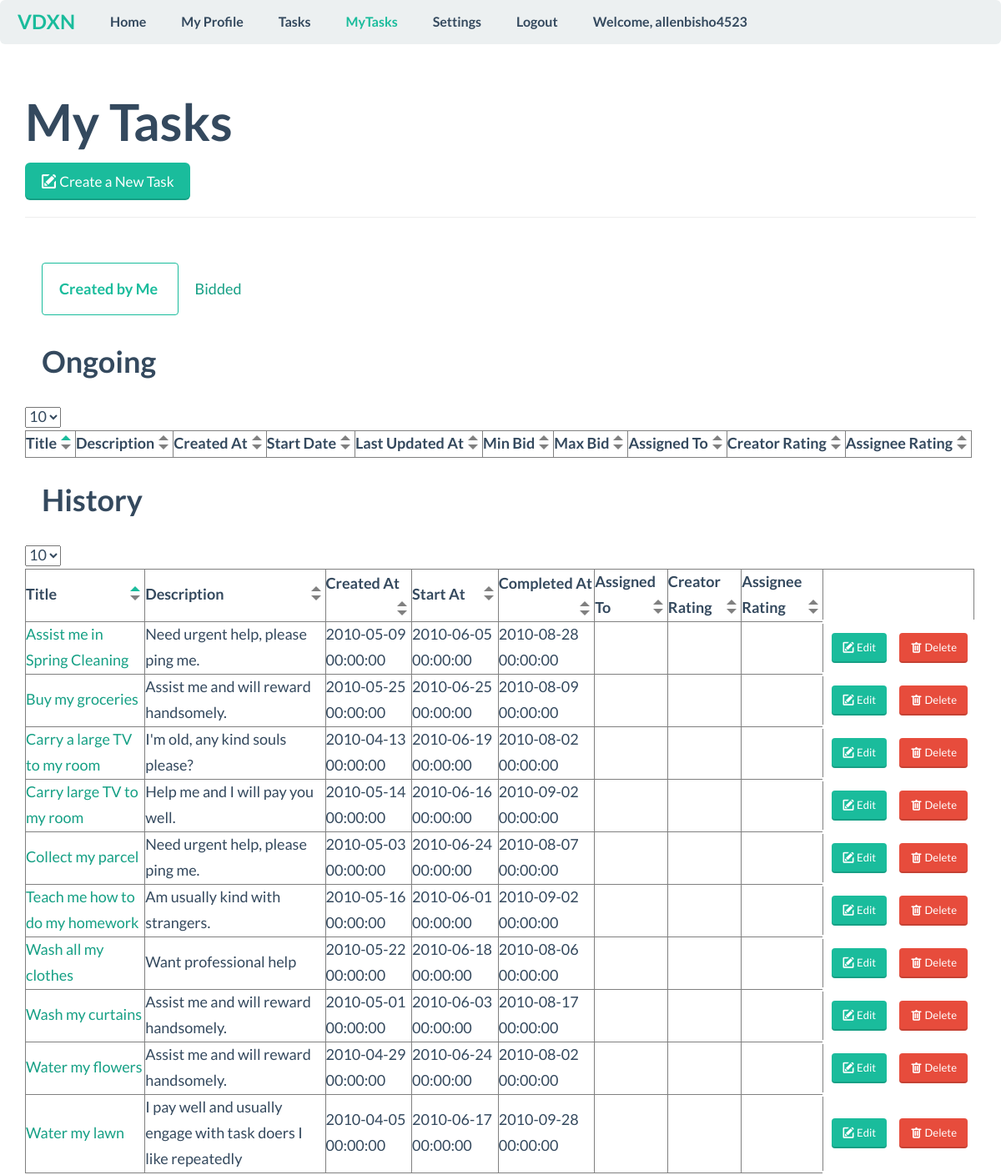
/mytasks (signed in), run on the app's committed database.
### tables this page shows
CREATE TABLE Task (
	title varchar(100),
	description varchar(1000),
	created_at DATETIME NOT NULL,
	updated_at DATETIME,
	start_at DATETIME NOT NULL,
	end_at DATETIME,
	min_bid numeric,
	max_bid numeric,
	creator_username varchar(100),
	assignee_username varchar(100),
	creator_rating numeric,
	assignee_rating numeric,
	completed_at DATETIME,
	remarks varchar(1000),
	CONSTRAINT min_bid CHECK(min_bid < max_bid),
	CONSTRAINT end_at CHECK(start_at < end_at),
	PRIMARY KEY (creator_username, title),
	FOREIGN KEY (creator_username) REFERENCES User(username) ON DELETE CASCADE,
	FOREIGN KEY (assignee_username) REFERENCES User(username) ON DELETE CASCADE
);

### application/Controller/MytasksController.php (called while the page is built, shortened)
<?php
class MytasksController
{
    public function index()
    {
        $this->created();
    }
    public function created()
    {
      $Task = new Task();
      $username = $_SESSION['user']->username;
      $history_tasks = $Task->getAllHistoryUserTasks($username, 0, 10,'title', 'ASC');
      $num_history_tasks = count($Task->getAllHistoryUserTasks($username, NULL, NULL, NULL, NULL));
      require APP . 'view/_templates/header.php';
      require APP . 'view/mytasks/created.php';
      require APP . 'view/_templates/footer.php';
    }
}

### public/index.php (called while the page is built, shortened)
<?php
$app = new Application();

### application/Core/Model.php (called while the page is built, shortened)
<?php
class Model
{
    private function openDatabaseConnection()
    {
        $options = array(PDO::ATTR_DEFAULT_FETCH_MODE => PDO::FETCH_OBJ, PDO::ATTR_ERRMODE => PDO::ERRMODE_WARNING);
        if (DB_TYPE == "pgsql") {
            $databaseEncodingenc = " options='--client_encoding=" . DB_CHARSET . "'";
        } else {
            $databaseEncodingenc = "; charset=" . DB_CHARSET;
        }
        $this->db = new PDO(DB_TYPE . ':host=' . DB_HOST . ';dbname=' . DB_NAME . $databaseEncodingenc, DB_USER, DB_PASS, $options);
    }
}

### application/Model/Task.php (called while the page is built, shortened)
<?php
class Task extends Model
{
    public function getAllHistoryUserTasks($tkername, $offset = NULL, $limit = NULL, $order_by = NULL, $dir = 'ASC')
    {
      $sql = $this->getAllHistoryUserTasksQuery($tkername, $offset, $limit, $order_by, $dir);
      $query = $this->db->prepare($sql);
      $query->execute();
      return $query->fetchAll();
    }
    public function getAllHistoryUserTasksQuery($tkername, $offset = NULL, $limit = NULL, $order_by = NULL, $dir = 'ASC')
    {
      $sql = "SELECT title, description, created_at,
      start_at, completed_at, assignee_username, creator_rating,
      assignee_rating
      FROM Task WHERE creator_username='$tkername' AND completed_at IS NOT NULL";
      if(isset($order_by)) {
        $sql .= " ORDER BY $order_by $dir";
      }
      if(isset($limit)) {
        $sql .= " LIMIT $limit";
      }
      if(isset($offset)) {
        $sql .= " OFFSET $offset";
      }
      return $sql;
    }
}

### application/view/mytasks/created_tasks_history.php (the view, shortened to what this page needs)
<?php
echo '<div class="table-wrapper">';
include ('created_history_dropdown.php');
  echo '<table id="created-history-table" border="1" class="sortable paginate dropdown" data-total='.$num_history_tasks.' data-selected-page="1" data-pagesize="10" data-offset="0" data-order_by="title" data-dir="ASC">';
  echo '<thead><tr><th data-col="title">Title<div class="sortable__arrows"><div class="sortable__arrow sortable__arrow--up selected"></div><div class="sortable__arrow sortable__arrow--down"></div></div></th>
        <th data-col="description">Description<div class="sortable__arrows"><div class="sortable__arrow sortable__arrow--up"></div><div class="sortable__arrow sortable__arrow--down"></div></div></th>
        <th data-col="created_at">Created At<div class="sortable__arrows"><div class="sortable__arrow sortable__arrow--up"></div><div class="sortable__arrow sortable__arrow--down"></div></div></th>
        <th data-col="start_at">Start At<div class="sortable__arrows"><div class="sortable__arrow sortable__arrow--up"></div><div class="sortable__arrow sortable__arrow--down"></div></div></th>
        <th data-col="completed_at">Completed At<div class="sortable__arrows"><div class="sortable__arrow sortable__arrow--up"></div><div class="sortable__arrow sortable__arrow--down"></div></div></th>
        <th data-col="assignee_username">Assigned To<div class="sortable__arrows"><div class="sortable__arrow sortable__arrow--up"></div><div class="sortable__arrow sortable__arrow--down"></div></div></th>
        <th data-col="creator_rating">Creator Rating<div class="sortable__arrows"><div class="sortable__arrow sortable__arrow--up"></div><div class="sortable__arrow sortable__arrow--down"></div></div></th>
        <th data-col="assignee_rating">Assignee Rating<div class="sortable__arrows"><div class="sortable__arrow sortable__arrow--up"></div><div class="sortable__arrow sortable__arrow--down"></div></div></th></tr></thead>';
  echo '<tbody>';
  foreach($history_tasks as $task) {
    echo '<tr>';
    foreach($task as $task_attribute => $item) {
      if ($task_attribute == 'title') {
        echo "<td><a href='/tasks/task?title=".$task->title."&creator_username=".$_SESSION['user']->username."'>$item</a></td>";
      } else {
        echo "<td>$item</td>";
      }
    }
    echo "<td style='border-top: white 5px solid; border-right: white 5px solid; border-bottom: white 5px solid;'>
          <a class='btn btn-embossed btn-sm btn-primary' style='margin-left: 10px; margin-right: 5px;'
          href='/tasks/edittask?title=" .
          $task->title . "&creator_username=" .
          $_SESSION['user']->username .
          "'><span class='fui-new'></span> Edit</a></td>";
    echo "<td style='border: white 5px solid;'>
          <a class='btn btn-embossed btn-sm btn-danger' style='margin-left: 5px; margin-right: 5px;'
          href='/tasks/deletetask?title=" .
          $task->title . "&creator_username=" .
          $_SESSION['user']->username .
          "'><span class='fui-trash'></span> Delete</a></td>";
    echo '</tr>';
  }
  echo '</tbody>';
  echo '</table>';
  echo '</div>';
?>

### public/css/style.css (style rules this page uses)
.sortable__arrows { display: inline-block; float: right; }
.sortable__arrow { width: 0; height: 0; margin: 5px; }
.sortable__arrow--up.selected { border-left: 6px solid transparent; border-right: 6px solid transparent; border-bottom: 6px solid #1abc9c; }
.sortable__arrow--up:not(.selected) { border-left: 6px solid transparent; border-right: 6px solid transparent; border-bottom: 6px solid grey; }
.sortable__arrow--down:not(.selected) { border-left: 6px solid transparent; border-right: 6px solid transparent; border-top: 6px solid grey; }

### data on the page
task: item "Assist me in Spring Cleaning", item "Need urgent help, please ping me.", item "2010-05-09 00:00:00", item "2010-06-05 00:00:00", item "2010-08-28 00:00:00"
task: item "Buy my groceries", item "Assist me and will reward handsomely.", item "2010-05-25 00:00:00", item "2010-06-25 00:00:00", item "2010-08-09 00:00:00"
task: item "Carry a large TV to my room", item "I'm old, any kind souls please?", item "2010-04-13 00:00:00", item "2010-06-19 00:00:00", item "2010-08-02 00:00:00"
task: item "Carry large TV to my room", item "Help me and I will pay you well.", item "2010-05-14 00:00:00", item "2010-06-16 00:00:00", item "2010-09-02 00:00:00"
task: item "Collect my parcel", item "Need urgent help, please ping me.", item "2010-05-03 00:00:00", item "2010-06-24 00:00:00", item "2010-08-07 00:00:00"
task: item "Teach me how to do my homework", item "Am usually kind with strangers.", item "2010-05-16 00:00:00", item "2010-06-01 00:00:00", item "2010-09-02 00:00:00"
task: item "Wash all my clothes", item "Want professional help", item "2010-05-22 00:00:00", item "2010-06-18 00:00:00", item "2010-08-06 00:00:00"
task: item "Wash my curtains", item "Assist me and will reward handsomely.", item "2010-05-01 00:00:00", item "2010-06-03 00:00:00", item "2010-08-17 00:00:00"
task: item "Water my flowers", item "Assist me and will reward handsomely.", item "2010-04-29 00:00:00", item "2010-06-24 00:00:00", item "2010-08-02 00:00:00"
task: item "Water my lawn", item "I pay well and usually engage with task doers I like repeatedly", item "2010-04-05 00:00:00", item "2010-06-17 00:00:00", item "2010-09-28 00:00:00"

### other printed values
$_SESSION['user']->{'username'} "allenbisho4523"
